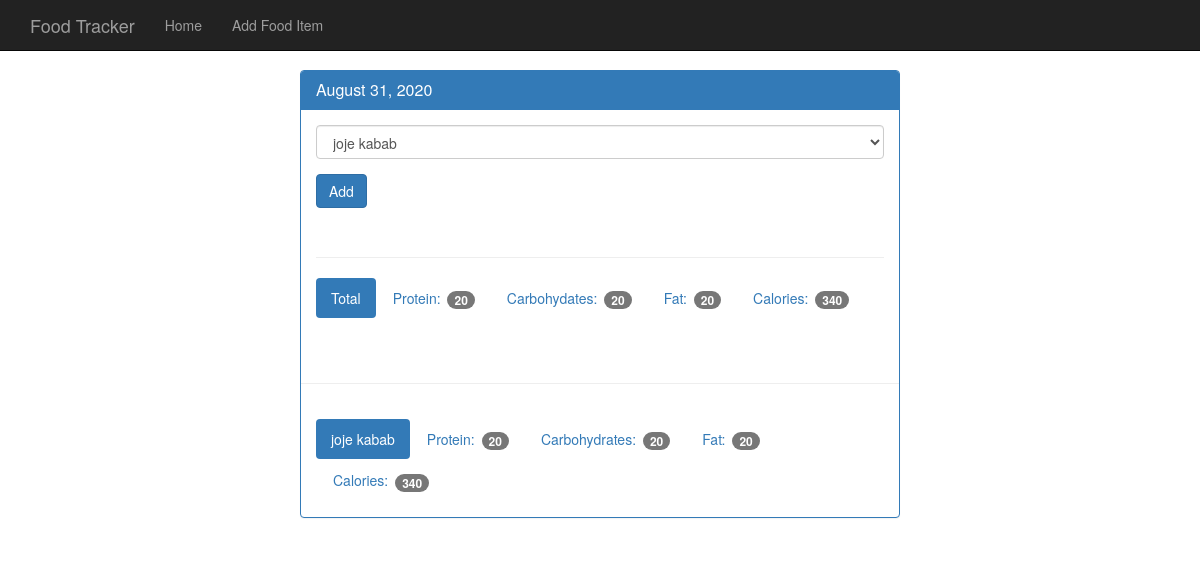
Page /view/20200831 on the committed database.
### tables this page shows
CREATE TABLE food (
    id integer primary key autoincrement,
    name text not null ,
    protein integer not null,
    carbohydrates integer not null,
    fat integer not null,
    calories integer not null
);

### app.py (the view)
@app.route('/view/<date>', methods=['POST', 'GET'])
def view(date):
    db = get_db()
    cur = db.execute('select id, entry_date from log_date where entry_date = ?', [date])
    date_result = cur.fetchone()
    if request.method == 'POST':
        food_id = request.form['food-select']
        db.execute('insert into food_date (food_id, log_date_id) values (?, ?)', [food_id, date_result['id']])
        db.commit()
    d = datetime.strptime(str(date_result['entry_date']), '%Y%m%d')
    pretty_date = datetime.strftime(d, '%B %d, %Y')
    food_cur = db.execute('select id, name from food')
    food_results = food_cur.fetchall()
    log_cur = db.execute(
        '''select food.name, food.protein, food.carbohydrates, food.fat, food.calories
           from log_date
           join food_date on food_date.log_date_id=log_date.id
           join food on food.id=food_date.food_id
           where log_date.entry_date=?''',
        [date])
    log_results = log_cur.fetchall()
    totals = {}
    totals['fat'] = 0
    totals['protein'] = 0
    totals['carbohydrates'] = 0
    totals['calories'] = 0
    for food in log_results:
        totals['fat'] += food['fat']
        totals['protein'] += food['protein']
        totals['carbohydrates'] += food['carbohydrates']
        totals['calories'] += food['calories']
    return render_template('day.html', entry_date=date_result['entry_date'], pretty_date=pretty_date,
                           food_results=food_results,
                           log_results=log_results, totals=totals)

### database.py (called while the page is built)
def connect_db():
    sql = sqlite3.connect('c:/Users/TOSHIBA/PycharmProjects/food_tracker/food_log.db')
    sql.row_factory = sqlite3.Row
    return sql

def get_db():
    if not hasattr(g, 'sqlite_db'):
        g.sqlite_db = connect_db()
    return g.sqlite_db

### templates/day.html
{% extends 'base.html' %}
{% block body %}
    <nav class="navbar navbar-inverse navbar-fixed-top">
      <div class="container">
        <div class="navbar-header">
          <a class="navbar-brand" href="{{ url_for('index') }}">Food Tracker</a>
        </div>
        <div id="navbar" class="navbar-collapse collapse">
          <ul class="nav navbar-nav">
            <li><a href="{{ url_for('index') }}">Home</a></li>
            <li><a href="{{ url_for('food') }}">Add Food Item</a></li>
          </ul>
        </div>
      </div>
    </nav>
    <div class="container theme-showcase col-sm-6 col-sm-offset-3" role="main">
      <div class="row">
        <div>
          <div class="panel panel-primary">
            <div class="panel-heading">
              <h3 class="panel-title">{{ pretty_date }}</h3>
            </div>
            <div class="panel-body">
              <form method="POST" action="{{ url_for('view', date=entry_date) }}">
                <div class="form-group">
                  <select class="form-control" name="food-select">
                    {% for food in food_results %}
                    <option value="{{ food.id }}">{{ food.name }}</option>
                    {% endfor %}
                  </select>
                </div>
                <button type="submit" class="btn btn-primary">Add</button>
              </form>
              <div class="page-header"></div>
              <ul class="nav nav-pills" role="tablist">
                <li class="active"><a>Total</a></li>
                <li><a>Protein: <span class="badge">{{ totals.protein }}</span></a></li>
                <li><a>Carbohydates: <span class="badge">{{ totals.carbohydrates }}</span></a></li>
                <li><a>Fat: <span class="badge">{{ totals.fat }}</span></a></li>
                <li><a>Calories: <span class="badge">{{ totals.calories }}</span></a></li>
              </ul>
            </div>
            <div class="page-header"></div>
            {% for food in log_results %}
            <div class="panel-body">
              <ul class="nav nav-pills" role="tablist">
                <li class="active"><a>{{ food.name }}</a></li>
                <li><a>Protein: <span class="badge">{{ food.protein }}</span></a></li>
                <li><a>Carbohydrates: <span class="badge">{{ food.carbohydrates }}</span></a></li>
                <li><a>Fat: <span class="badge">{{ food.fat }}</span></a></li>
                <li><a>Calories: <span class="badge">{{ food.calories }}</span></a></li>
              </ul>
            </div>
            {% endfor %}
          </div>
        </div>
      </div>
    </div>
{% endblock %}

### static/theme.css (style rules this page uses)
body { padding-top: 70px; padding-bottom: 30px; }

### rows in the picture
food: name "joje kabab", protein "20", carbohydrates "20", fat "20", calories "340"

### other values in the picture
{{ pretty_date }} "August 31, 2020"
{{ totals.protein }} "20"
{{ totals.carbohydrates }} "20"
{{ totals.fat }} "20"
{{ totals.calories }} "340"
form field food-select "joje kabab"
